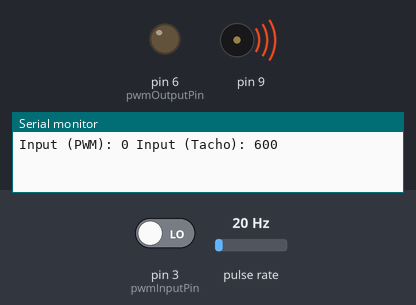
A program run on a simulated Arduino Nano, built with avr-gcc and run on an emulated ATmega328P. On the bench: output pins drawn as LEDs (lit = HIGH), buzzer (waves = sounding), the last lines printed to the serial monitor. Wiring (inferred from the names in the program): pulse sensor: data pin 2. Inputs (shaded band) come from the test bench; at power-on: pin 3 (pwmInputPin) LOW, pulse rate 20 Hz. Pins used as bus, display or sensor lines are not drawn.

Above: at 1.2 s.
1.3 s: pin 3 (pwmInputPin) driven HIGH
At 2.7 s:
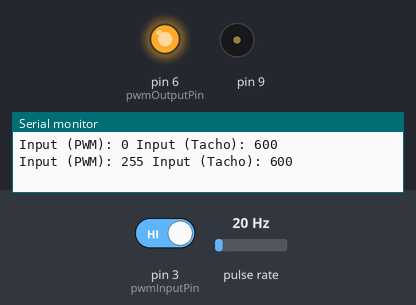
3.5 s: pulse rate (sensor on pin 2) set to 50 Hz
At 6.2 s:
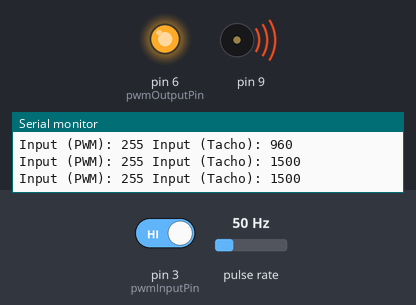
6.5 s: pulse rate (sensor on pin 2) set to 4 Hz
At 7.9 s:
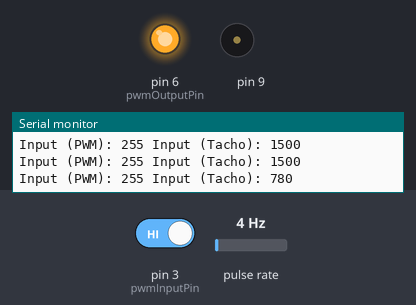
8.5 s: pulse rate (sensor on pin 2) set to 100 Hz
At 9.5 s:
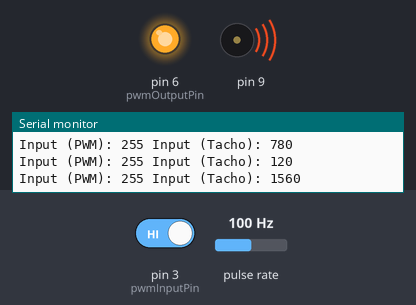
Timing chart, 0 to 11.5 s (numbered marks = the images above; inputs shaded):
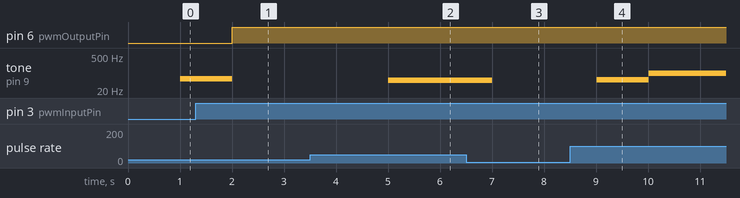

Measured:
- after the input at 1.3 s, pin 6 (pwmOutputPin): LOW → HIGH after 0.70 s; tone on pin 9: 57 Hz → silent after 0.70 s
- after the input at 3.5 s, tone on pin 9: silent → 50 Hz after 1.5 s
- after the input at 6.5 s, tone on pin 9: 50 Hz → silent after 0.51 s
- after the input at 8.5 s, tone on pin 9: silent → 52 Hz after 0.51 s, → 100 Hz 1.0 s later

The program:

main.cpp
```cpp
#include <Arduino.h>

byte getPWM(byte pin);

const byte pwmInputPin = 3;
const byte tachoInputPin = 2;

const byte pwmOutputPin = 6;

volatile unsigned long tachoInputCounter = 0;
volatile unsigned long lastMicrosTachoInput;
unsigned long rpm;

void countPulses() {
  tachoInputCounter ++;
}

void setup() {
    pinMode(pwmOutputPin, OUTPUT);
    pinMode(pwmInputPin, INPUT);

    pinMode(tachoInputPin, INPUT);

    attachInterrupt(digitalPinToInterrupt(tachoInputPin), countPulses, RISING);
    Serial.begin(9600);

    lastMicrosTachoInput = micros();

    TCCR1A = (1<<COM1A0); // Toggle OC1A on Compare Match; Wave Form Generator: CTC Mode 4, Top = OCR1A
    TCCR1B = (1<<WGM12) + (1<<CS12) + (1<<CS10); // prescaler = 1024;
    OCR1A = 15624; // Top
    DDRB |= (1<<PB1); // PIN9 as output
}

float rpmToHz(float rpm) {
    float hz = (rpm / 60.0f) * 4;
    return hz;
}

int hzToTop(float hz) {
    float top = (16000000 / (1024 * hz)) -1; // (system clock / (prescaler * hz))
    return top;
}

void loop() {
    byte pwm = getPWM(pwmInputPin);

    unsigned long currentMicros = micros();

    if (currentMicros - lastMicrosTachoInput >= 1000000) {
        rpm = (tachoInputCounter / 2) * 60;

        Serial.print("Input (PWM): ");
        Serial.print(pwm);
        Serial.print(" Input (Tacho): ");
        Serial.println(rpm);

        if (pwm <= 100)
        {
            digitalWrite(pwmOutputPin, LOW);
            OCR1A = hzToTop(rpmToHz(1720));
        }
        else
        {
            analogWrite(pwmOutputPin, pwm);
            OCR1A = hzToTop(rpmToHz(rpm));
        }

        // Reset variables
        tachoInputCounter = 0;
        lastMicrosTachoInput = currentMicros;
    }
}

byte getPWM(byte pin)
{
    unsigned long highTime = pulseIn(pin, HIGH, 50000UL);  // 50 millisecond timeout
    unsigned long lowTime = pulseIn(pin, LOW, 50000UL);  // 50 millisecond timeout

    // pulseIn() returns zero on timeout
    if (highTime == 0 || lowTime == 0)
        return digitalRead(pin) ? 255 : 0;

    return (255 * highTime) / (highTime + lowTime);
}
```
